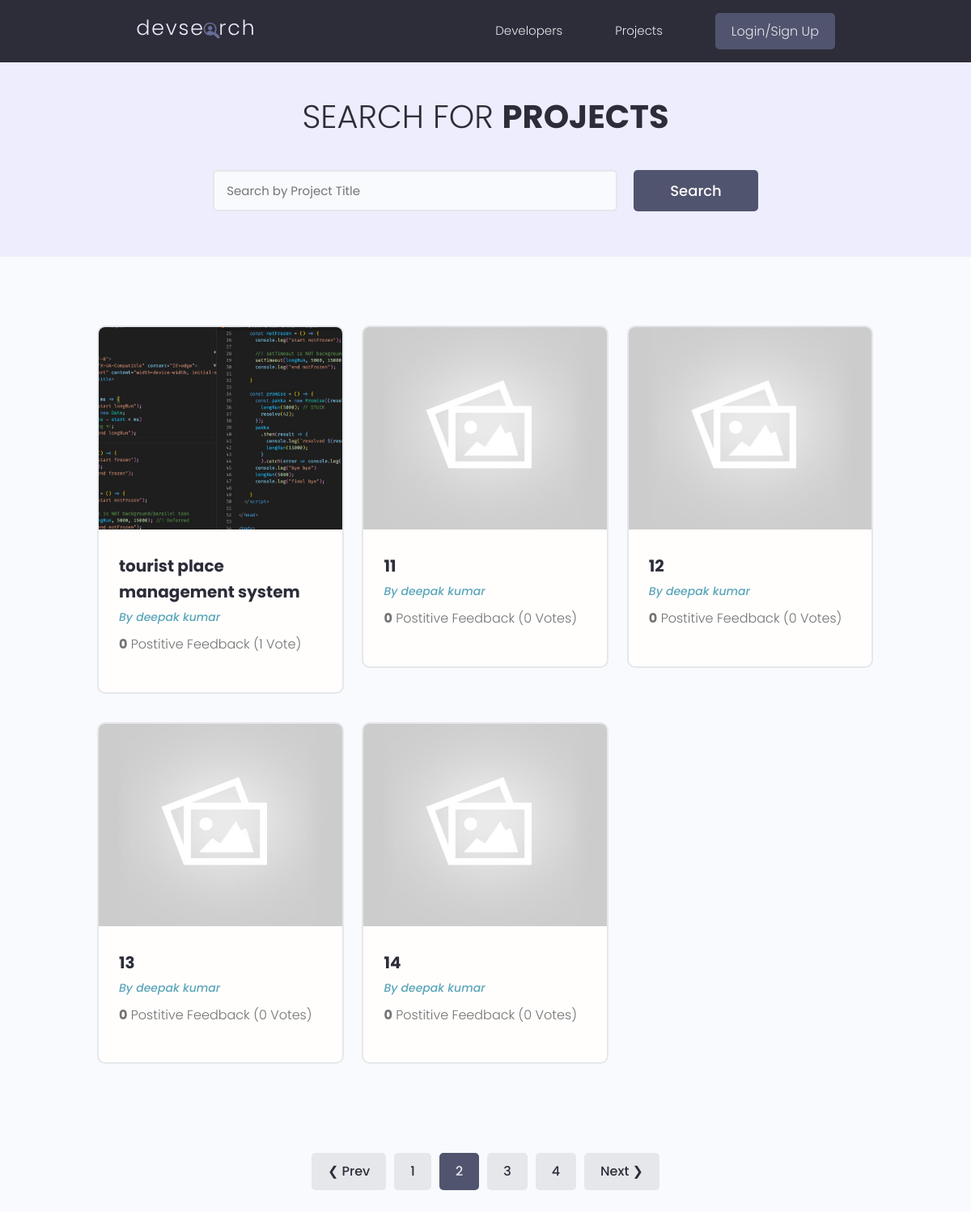
Screenshot of /projects/?page=2 with the database file from the repository.
### projects/models.py (models this page shows, shortened)
class Project(models.Model):
    owner = models.ForeignKey(Profile, null=True, blank=True, on_delete=models.SET_NULL)
    title = models.CharField(max_length=200)
    description = models.TextField(null=True, blank=True)#blank=True for Django allows to submit a blank
    featured_image = models.ImageField(null=True, blank=True, default="default.jpg")
    demo_link = models.CharField(max_length=2000, null=True, blank=True)
    tags = models.ManyToManyField('Tag', blank=True)
    vote_total = models.IntegerField(default=0, null=True, blank=True)
    vote_ratio = models.IntegerField(default=0, null=True, blank=True)
    source_link = models.CharField(max_length=2000, null=True, blank=True)
    created = models.DateTimeField(auto_now_add=True)
    id = models.UUIDField(default=uuid.uuid4, unique=True, primary_key=True, editable=False)
    class Meta:
        ordering = ['-vote_ratio', '-vote_total', 'title']

### users/models.py (models this page shows, shortened)
class Profile(models.Model):
    user = models.OneToOneField(User, on_delete=models.CASCADE,null=True, blank=True)
    name = models.CharField(max_length=200, blank=True, null=True)
    email = models.EmailField(max_length=500, blank=True, null=True)
    username = models.CharField(max_length=200, blank=True, null=True)
    location = models.CharField(max_length=200, blank=True, null=True)
    short_intro = models.CharField(max_length=200, blank=True, null=True)
    bio = models.TextField(blank=True, null=True)
    profile_image = models.ImageField(null=True, blank=True, upload_to='profiles/', default="profiles/user-default.png")
    social_github = models.CharField(max_length=200, blank=True, null=True)
    social_twitter = models.CharField(max_length=200, blank=True, null=True)
    social_linkedin = models.CharField(max_length=200, blank=True, null=True)
    social_youtube = models.CharField(max_length=200, blank=True, null=True)
    social_website = models.CharField(max_length=200, blank=True, null=True)
    created = models.DateTimeField(auto_now_add=True)
    id = models.UUIDField(default=uuid.uuid4, unique=True, primary_key=True, editable=False)

### projects/views.py (the view)
# urls.py: path('projects/', views.getProjects),
def projects(request):
    search_query, projects = searchProjects(request)
    custom_range, projects, paginator = paginateProjects(request, projects, 5)
    context = {'projects':projects, 'search_query':search_query, 'paginator':paginator, 'custom_range':custom_range}
    return render(request, 'projects/projects.html', context)

### projects/utils.py (called while the page is built)
def paginateProjects(request, projects, results):
    page = request.GET.get('page')
    results = results #results per page
    paginator = Paginator(projects, results)
    try:
        projects = paginator.page(page)
    except PageNotAnInteger:
        page = 1
        projects = paginator.page(page)
    except EmptyPage:
        page = paginator.num_pages
        projects = paginator.page(page)
    leftIndex = (int(page)-4)
    if leftIndex < 1: leftIndex=1
    rightIndex = (int(page)+5)
    if rightIndex>paginator.num_pages: rightIndex=paginator.num_pages+1
    custom_range = range(leftIndex, rightIndex)
    return custom_range, projects, paginator

def searchProjects(request):
    search_query = ''
    if request.GET.get('search_query'):
        search_query = request.GET.get('search_query')
    tags = Tag.objects.filter(name__icontains=search_query)
    projects = Project.objects.distinct().filter(
        Q(title__icontains=search_query) |
        Q(description__icontains=search_query) |
        Q(owner__name__icontains=search_query) |
        Q(tags__in=tags)
    )
    return search_query, projects

### projects/templates/projects/projects.html (shortened to what this page needs)
{% extends 'main.html' %}
{% block content %}
<main class="projects">
    <section class="hero-section text-center">
        <div class="container container--narrow">
            <div class="hero-section__box">
                <h2>Search for <span>Projects</span></h2>
            </div>
            <div class="hero-section__search">
                <form class="form" id="searchForm" action="{% url 'projects' %}" method="get">
                    <div class="form__field">
                        <input class="input input--text" id="formInput#search" type="text" name="search_query"
                        value="{{search_query}}" placeholder="Search by Project Title" />
                    </div>
                    <input class="btn btn--sub btn--lg" type="submit" value="Search" />
                </form>
            </div>
        </div>
    </section>
    <section class="projectsList">
        <div class="container">
            <div class="grid grid--three">
                {% for project in projects %}
                <div class="column">
                    <div class="card project">
                        <a href="{% url 'project' project.id %}" class="project">
                            <img class="project__thumbnail" src="{{ project.featured_image.url }}" alt="project thumbnail" />
                            <div class="card__body">
                                <h3 class="project__title">{{project.title}}</h3>
                                <p><a class="project__author" href="#">By {{project.owner.name}}</a></p>
                                <p class="project--rating"> <span style="font-weight: bold;">{{project.vote_ratio}}</span> Postitive Feedback ({{project.vote_total}} Vote{{project.vote_total|pluralize:"s"}}) </p>
                                </div>
                            </a>
                        </div>
                    </div>
                    {% endfor %}
                </div>
            </div>
        </section>
        {% include 'pagination.html' with queryset=projects custom_range=custom_range %}
    </main>
    {% endblock content %}

### static/styles/app.css (style rules this page uses)
:root { --color-sub: #2d2d39; }
.btn--sub { background-color: var(--color-sub-light); }
.card { border: 2px solid var(--color-light); }
img { width: 100%; }
.hero-section { height: 40vh; display: flex; align-items: center; background-color: var(--color-sub); }
.hero-section__box { margin-bottom: 4rem; }
.hero-section__box > h2, .hero-section__box > h2 > span { font-size: 4rem; color: var(--color-light); line-height: 1.3; text-transform: uppercase; }
.hero-section__box > h2 { font-weight: 300; }
.hero-section__box > h2 > span { font-weight: 700; }
.hero-section__search > .form { display: flex; align-items: center; justify-content: center; gap: 2rem; }
.hero-section__search > .form input.input--text { width: 50rem; }
.project__author { font-size: 1.4rem; font-style: italic; }
.project--rating { margin-bottom: 1.6em; margin-top: .5em; }
.projects > .hero-section { background: var(--color-sub-lighter); height: 30vh; }
.projects .hero-section__box { margin-bottom: 2.5rem; }
.projects .hero-section__box > h2 { color: var(--color-sub); }
.projects .hero-section__box > h2 > span { font-weight: 700; color: var(--color-sub); }
.projectsList { margin-top: 8rem; }
.project__thumbnail { height: 25rem; object-fit: cover; object-position: top center; }
.project__title { font-size: 2rem; font-weight: 700; color: var(--color-sub); }

### static/uikit/styles/modules/_variables.css (style rules this page uses)
:root { --color-main: #5aa5b9; --color-main-light: #e6faff; --color-sub: #3f4156; --color-sub-light: #51546e; --color-sub-lighter: #ededfd; --color-text: #737373; --color-gray: #8b8b8b; --color-light: #e5e7eb; --color-light-gray: #767676; --color-bg: #f8fafd; --color-white: #fffefd; --color-white-light: #f3f3f3; --color-success: #359e64; --color-success-bg: #def8e8; --color-error: #fc4b0b; --color-error-bg: #fff2ee; --font-base: 'Poppins', arial, helvetica, 'Segoe UI', roboto, ubuntu, sans-serif; --font-monospace: 'Fira Code', 'Courier New', courier, monospace; --font-regular: 300; --font-medium: 500; --font-bold: 700; --generic-shadow: 1px 1px 5px #00000010; --generic-transition: all 0.3s ease-in-out; }

### static/uikit/styles/modules/_base.css (style rules this page uses)
* { margin: 0; padding: 0; box-sizing: border-box; text-rendering: optimizeLegibility; color: inherit; font-size: inherit; }
html { font-size: 50%; }
@media only screen and (min-width: 480px) { html { font-size: 56.25%; } }
@media only screen and (min-width: 1200px) { html { font-size: 62.5%; } }
body { line-height: 1.6; font-weight: 400; font-size: 1.5rem; color: var(--color-text); background-color: var(--color-bg); min-height: 100vh; }

### static/uikit/styles/modules/_typography.css (style rules this page uses)
* { font-family: var(--font-base); }
h2 { font-size: 3.6rem; font-weight: var(--font-bold); }
h3 { font-size: 3.2rem; font-weight: var(--font-medium); }
p, span, strong { font-size: 1.6rem; color: var(--color-text); font-weight: var(--font-regular); }
a { padding-bottom: 2px; text-decoration: none; display: inline-block; color: var(--color-main); font-weight: var(--font-medium); }

### static/uikit/styles/modules/_utilities.css (style rules this page uses)
.container { width: 92%; max-width: 165rem; margin: 0 auto; box-sizing: border-box; }
.container--narrow { width: 92%; max-width: 120rem; }
@media screen and (min-width: 1000px) { .container { width: 90%; } }
@media screen and (min-width: 1000px) { .container--narrow { width: 85%; } }
@media screen and (min-width: 1200px) { .container { width: 80%; } }
@media screen and (min-width: 1200px) { .container--narrow { width: 72%; } }
.text-center { text-align: center; }

### static/uikit/styles/modules/_button.css (style rules this page uses)
.btn { display: inline-block; position: relative; cursor: pointer; background-color: var(--color-light); font-weight: var(--font-medium); color: var(--color-sub); text-decoration: none; padding: 1rem 2rem; border-radius: 0.5rem; border: none; width: -webkit-fit-content; width: -moz-fit-content; width: fit-content; height: -webkit-fit-content; height: -moz-fit-content; height: fit-content; font-size: 1.6rem; outline-width: 0; outline-color: transparent; -webkit-backface-visibility: hidden; backface-visibility: hidden; transition: all 0.3s ease-in-out; }
.btn--sub { background-color: var(--color-sub); color: var(--color-white); }
.btn--lg { font-size: 1.8rem; padding: 1.2rem 4.5rem; }

### static/uikit/styles/modules/_card.css (style rules this page uses)
.card { border-radius: 1rem; background-color: var(--color-white); border: 1.5px solid var(--color-light); width: auto; height: auto; margin-top: 0.5rem; margin-bottom: 0.5rem; overflow: hidden; }
.card__body, .card__header { padding: 2rem 2.5rem; }

### rows the page displays
Project: featured_image (picture), title "tourist place management system", owner.name "deepak kumar", vote_ratio "0", vote_total "1"
Project: featured_image (placeholder picture), title "11", owner.name "deepak kumar", vote_ratio "0", vote_total "0"
Project: featured_image (placeholder picture), title "12", owner.name "deepak kumar", vote_ratio "0", vote_total "0"
Project: featured_image (placeholder picture), title "13", owner.name "deepak kumar", vote_ratio "0", vote_total "0"
Project: featured_image (placeholder picture), title "14", owner.name "deepak kumar", vote_ratio "0", vote_total "0"

### other values shown
{{ page }} "1" "3" "4"
{{ page }} "2"
